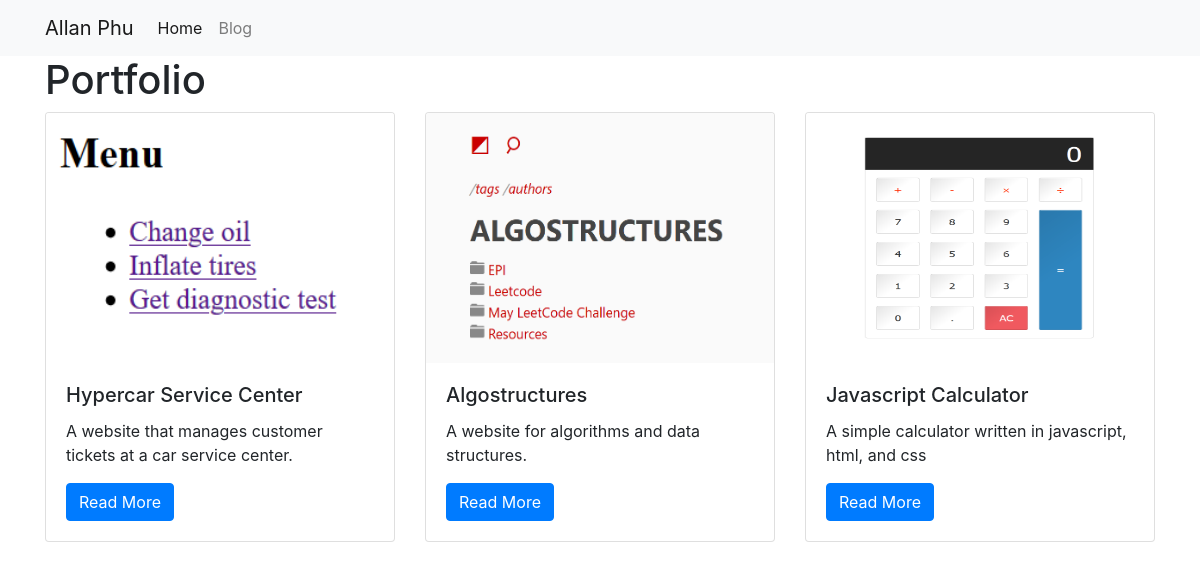
/projects/, run on the app's committed database.
### projects/models.py (models this page shows)
class Project(models.Model):  # instance of class is a row
    title = models.CharField(max_length=100)  # column in database
    description = models.TextField()
    technology = models.CharField(max_length=20)
    image = models.FilePathField(path="/img")

### projects/views.py (the view)
# urls.py: path("", views.project_index, name='project_index'),
def project_index(request):
    projects = Project.objects.all()
    context = {
        'projects': projects
    }
    return render(request, 'project_index.html', context)

### projects/templates/project_index.html
{% extends "base.html" %}
{% load static %}
{% block page_content %}
<h1>Portfolio</h1>
<div class="row">
{% for project in projects %}
    <div class="col-md-4">
        <div class="card mb-2">
            <img class="card-img-top" src="{% static project.image %}" height=250>
            <div class="card-body">
                <h5 class="card-title">{{ project.title }}</h5>
                <p class="card-text">{{ project.description }}</p>
                <a href="{% url 'project_detail' project.pk %}"
                   class="btn btn-primary">
                    Read More
                </a>
            </div>
        </div>
    </div>
    {% endfor %}
</div>
{% endblock %}

### personal_portfolio/templates/base.html (shortened to what this page needs)
<link rel="stylesheet" href="https://stackpath.bootstrapcdn.com/bootstrap/4.1.3/css/bootstrap.min.css">
<nav class="navbar navbar-expand-lg navbar-light bg-light">
    <div class="container">
        <a class="navbar-brand" href="{% url 'project_index' %}">Allan Phu</a>
        <div class="collapse navbar-collapse" id="navbarSupportedContent">
          <ul class="navbar-nav mr-auto">
            <li class="nav-item active">
              <a class="nav-link" href="{% url 'project_index' %}">Home</a>
            </li>
            <li class="nav-item">
              <a class="nav-link" href="{% url 'blog_index' %}">Blog</a>
            </li>
          </ul>
        </div>
    </div>
</nav>
<div class="container">
    {% block page_content %}{% endblock %}
</div>

### data on the page
Project: image (picture), title "Hypercar Service Center", description "A website that manages customer tickets at a car service center."
Project: image (picture), title "Algostructures", description "A website for algorithms and data structures."
Project: image (picture), title "Javascript Calculator", description "A simple calculator written in javascript, html, and css"
